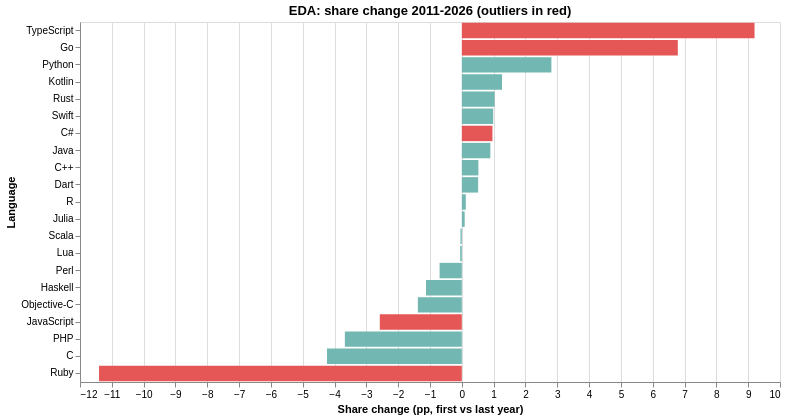

Write a Vega-Lite specification for this figure.
### Vega-Lite specification from a JSON file in a GitHub repository (floating-point values rounded to 4 significant figures)
{"config": {"view": {"continuousWidth": 300, "continuousHeight": 300}, "title": {"anchor": "middle"}}, "data": {"name": "data-75e22c78d6e760271a427298a2a9dbaf"}, "mark": {"type": "bar"}, "encoding": {"color": {"condition": {"test": "datum.is_outlier", "value": "#e45756"}, "value": "#72b7b2"}, "tooltip": [{"field": "language", "type": "nominal"}, {"field": "share_first_year", "type": "quantitative"}, {"field": "share_last_year", "type": "quantitative"}, {"field": "share_change_pp", "type": "quantitative"}, {"field": "is_outlier", "type": "nominal"}], "x": {"field": "share_change_pp", "title": "Share change (pp, first vs last year)", "type": "quantitative"}, "y": {"field": "language", "sort": "-x", "title": "Language", "type": "nominal"}}, "height": 360, "title": "EDA: share change 2011-2026 (outliers in red)", "width": 700, "$schema": "https://vega.github.io/schema/vega-lite/v6.4.1.json", "datasets": {"data-75e22c78d6e760271a427298a2a9dbaf": [{"language": "Ruby", "mean_share_pct": 6.965, "std_share_pct": 4.716, "min_share_pct": 1.371, "max_share_pct": 19.64, "share_first_year": 18.36, "share_last_year": 6.954, "share_change_pp": -11.4, "trend_slope": -0.1805, "first_year": 2011, "last_year": 2026, "volatility_z": 1.151, "change_z": -2.938, "is_outlier": true, "cluster": 2, "pca_x": 5.317, "pca_y": 3.802}, {"language": "C", "mean_share_pct": 4.857, "std_share_pct": 1.665, "min_share_pct": 1.629, "max_share_pct": 10.27, "share_first_year": 9.367, "share_last_year": 5.13, "share_change_pp": -4.237, "trend_slope": -0.05418, "first_year": 2011, "last_year": 2026, "volatility_z": -0.156, "change_z": -1.092, "is_outlier": false, "cluster": 2, "pca_x": 3.89, "pca_y": 1.771}, {"language": "PHP", "mean_share_pct": 7.855, "std_share_pct": 2.916, "min_share_pct": 1.846, "max_share_pct": 12.83, "share_first_year": 10.04, "share_last_year": 6.359, "share_change_pp": -3.676, "trend_slope": -0.1254, "first_year": 2011, "last_year": 2026, "volatility_z": 0.38, "change_z": -0.947, "is_outlier": false, "cluster": 2, "pca_x": 7.053, "pca_y": 2.402}, {"language": "JavaScript", "mean_share_pct": 21.46, "std_share_pct": 6.662, "min_share_pct": 12.73, "max_share_pct": 37.86, "share_first_year": 16.13, "share_last_year": 13.55, "share_change_pp": -2.578, "trend_slope": -0.02995, "first_year": 2011, "last_year": 2026, "volatility_z": 1.984, "change_z": -0.664, "is_outlier": true, "cluster": 0, "pca_x": 14.72, "pca_y": -0.7636}, {"language": "Objective-C", "mean_share_pct": 0.8705, "std_share_pct": 0.5952, "min_share_pct": 0.1264, "max_share_pct": 2.098, "share_first_year": 1.842, "share_last_year": 0.4599, "share_change_pp": -1.382, "trend_slope": -0.02938, "first_year": 2011, "last_year": 2026, "volatility_z": -0.614, "change_z": -0.356, "is_outlier": false, "cluster": 1, "pca_x": -5.474, "pca_y": 2.451}, {"language": "Haskell", "mean_share_pct": 0.4911, "std_share_pct": 0.3816, "min_share_pct": 0.0822, "max_share_pct": 1.663, "share_first_year": 1.587, "share_last_year": 0.462, "share_change_pp": -1.125, "trend_slope": -0.01524, "first_year": 2011, "last_year": 2026, "volatility_z": -0.705, "change_z": -0.29, "is_outlier": false, "cluster": 1, "pca_x": -7.12, "pca_y": 1.677}, {"language": "Perl", "mean_share_pct": 0.875, "std_share_pct": 0.313, "min_share_pct": 0.2558, "max_share_pct": 1.6, "share_first_year": 1.566, "share_last_year": 0.8672, "share_change_pp": -0.6985, "trend_slope": -0.006971, "first_year": 2011, "last_year": 2026, "volatility_z": -0.735, "change_z": -0.18, "is_outlier": false, "cluster": 1, "pca_x": -5.138, "pca_y": 0.9514}, {"language": "Lua", "mean_share_pct": 0.4572, "std_share_pct": 0.1815, "min_share_pct": 0.1467, "max_share_pct": 1.031, "share_first_year": 0.4252, "share_last_year": 0.3741, "share_change_pp": -0.0511, "trend_slope": -0.001849, "first_year": 2011, "last_year": 2026, "volatility_z": -0.791, "change_z": -0.013, "is_outlier": false, "cluster": 1, "pca_x": -7.04, "pca_y": 0.4193}, {"language": "Scala", "mean_share_pct": 1.27, "std_share_pct": 0.5246, "min_share_pct": 0.4255, "max_share_pct": 4.137, "share_first_year": 1.276, "share_last_year": 1.233, "share_change_pp": -0.0421, "trend_slope": 0.002632, "first_year": 2011, "last_year": 2026, "volatility_z": -0.644, "change_z": -0.011, "is_outlier": false, "cluster": 1, "pca_x": -3.575, "pca_y": 0.7198}, {"language": "Julia", "mean_share_pct": 0.0917, "std_share_pct": 0.0665, "min_share_pct": 0.0002, "max_share_pct": 0.2912, "share_first_year": 0.0005, "share_last_year": 0.0905, "share_change_pp": 0.0901, "trend_slope": 0.000705, "first_year": 2011, "last_year": 2026, "volatility_z": -0.84, "change_z": 0.023, "is_outlier": false, "cluster": 1, "pca_x": -9.363, "pca_y": 0.2456}, {"language": "R", "mean_share_pct": 0.2597, "std_share_pct": 0.177, "min_share_pct": 0.027, "max_share_pct": 0.6797, "share_first_year": 0.0698, "share_last_year": 0.1951, "share_change_pp": 0.1253, "trend_slope": -0.000534, "first_year": 2011, "last_year": 2026, "volatility_z": -0.793, "change_z": 0.032, "is_outlier": false, "cluster": 1, "pca_x": -8.21, "pca_y": 0.178}, {"language": "Dart", "mean_share_pct": 0.2958, "std_share_pct": 0.2346, "min_share_pct": 0.0016, "max_share_pct": 0.8812, "share_first_year": 0.0045, "share_last_year": 0.5168, "share_change_pp": 0.5123, "trend_slope": 0.01082, "first_year": 2011, "last_year": 2026, "volatility_z": -0.768, "change_z": 0.132, "is_outlier": false, "cluster": 1, "pca_x": -8.057, "pca_y": -0.4398}, {"language": "C++", "mean_share_pct": 7.382, "std_share_pct": 1.772, "min_share_pct": 2.773, "max_share_pct": 10.64, "share_first_year": 9.028, "share_last_year": 9.549, "share_change_pp": 0.5209, "trend_slope": 9.9e-05, "first_year": 2011, "last_year": 2026, "volatility_z": -0.11, "change_z": 0.134, "is_outlier": false, "cluster": 2, "pca_x": 6.988, "pca_y": 0.6721}, {"language": "Java", "mean_share_pct": 11.91, "std_share_pct": 3.106, "min_share_pct": 4.193, "max_share_pct": 17.35, "share_first_year": 10.69, "share_last_year": 11.58, "share_change_pp": 0.8965, "trend_slope": -0.07787, "first_year": 2011, "last_year": 2026, "volatility_z": 0.461, "change_z": 0.231, "is_outlier": false, "cluster": 0, "pca_x": 10.39, "pca_y": 1.299}, {"language": "C#", "mean_share_pct": 8.462, "std_share_pct": 9.116, "min_share_pct": 1.494, "max_share_pct": 34.67, "share_first_year": 2.358, "share_last_year": 3.32, "share_change_pp": 0.9625, "trend_slope": 0.1809, "first_year": 2011, "last_year": 2026, "volatility_z": 3.035, "change_z": 0.248, "is_outlier": true, "cluster": 2, "pca_x": 5.517, "pca_y": -4.581}, {"language": "Swift", "mean_share_pct": 0.7509, "std_share_pct": 0.504, "min_share_pct": 0.0111, "max_share_pct": 1.694, "share_first_year": 0.0256, "share_last_year": 1.012, "share_change_pp": 0.9862, "trend_slope": 0.01129, "first_year": 2011, "last_year": 2026, "volatility_z": -0.653, "change_z": 0.254, "is_outlier": false, "cluster": 1, "pca_x": -5.68, "pca_y": -0.9721}, {"language": "Rust", "mean_share_pct": 0.7725, "std_share_pct": 0.4557, "min_share_pct": 0.012, "max_share_pct": 1.536, "share_first_year": 0.3275, "share_last_year": 1.36, "share_change_pp": 1.032, "trend_slope": 0.01996, "first_year": 2011, "last_year": 2026, "volatility_z": -0.674, "change_z": 0.266, "is_outlier": false, "cluster": 1, "pca_x": -5.571, "pca_y": -1.13}, {"language": "Kotlin", "mean_share_pct": 0.7791, "std_share_pct": 0.5383, "min_share_pct": 0.0457, "max_share_pct": 1.789, "share_first_year": 0.0701, "share_last_year": 1.334, "share_change_pp": 1.264, "trend_slope": 0.02609, "first_year": 2011, "last_year": 2026, "volatility_z": -0.638, "change_z": 0.326, "is_outlier": false, "cluster": 1, "pca_x": -5.638, "pca_y": -1.477}, {"language": "Python", "mean_share_pct": 15.66, "std_share_pct": 2.825, "min_share_pct": 6.77, "max_share_pct": 19.15, "share_first_year": 15.92, "share_last_year": 18.73, "share_change_pp": 2.815, "trend_slope": -0.01448, "first_year": 2011, "last_year": 2026, "volatility_z": 0.341, "change_z": 0.725, "is_outlier": false, "cluster": 0, "pca_x": 12.6, "pca_y": 0.5524}, {"language": "Go", "mean_share_pct": 4.103, "std_share_pct": 2.542, "min_share_pct": 0.2352, "max_share_pct": 9.119, "share_first_year": 0.6965, "share_last_year": 7.484, "share_change_pp": 6.788, "trend_slope": 0.1175, "first_year": 2011, "last_year": 2026, "volatility_z": 0.22, "change_z": 1.749, "is_outlier": true, "cluster": 2, "pca_x": 2.318, "pca_y": -2.967}, {"language": "TypeScript", "mean_share_pct": 4.436, "std_share_pct": 3.313, "min_share_pct": 0.1569, "max_share_pct": 9.552, "share_first_year": 0.2322, "share_last_year": 9.432, "share_change_pp": 9.199, "trend_slope": 0.1664, "first_year": 2011, "last_year": 2026, "volatility_z": 0.55, "change_z": 2.37, "is_outlier": true, "cluster": 2, "pca_x": 2.073, "pca_y": -4.811}]}}
